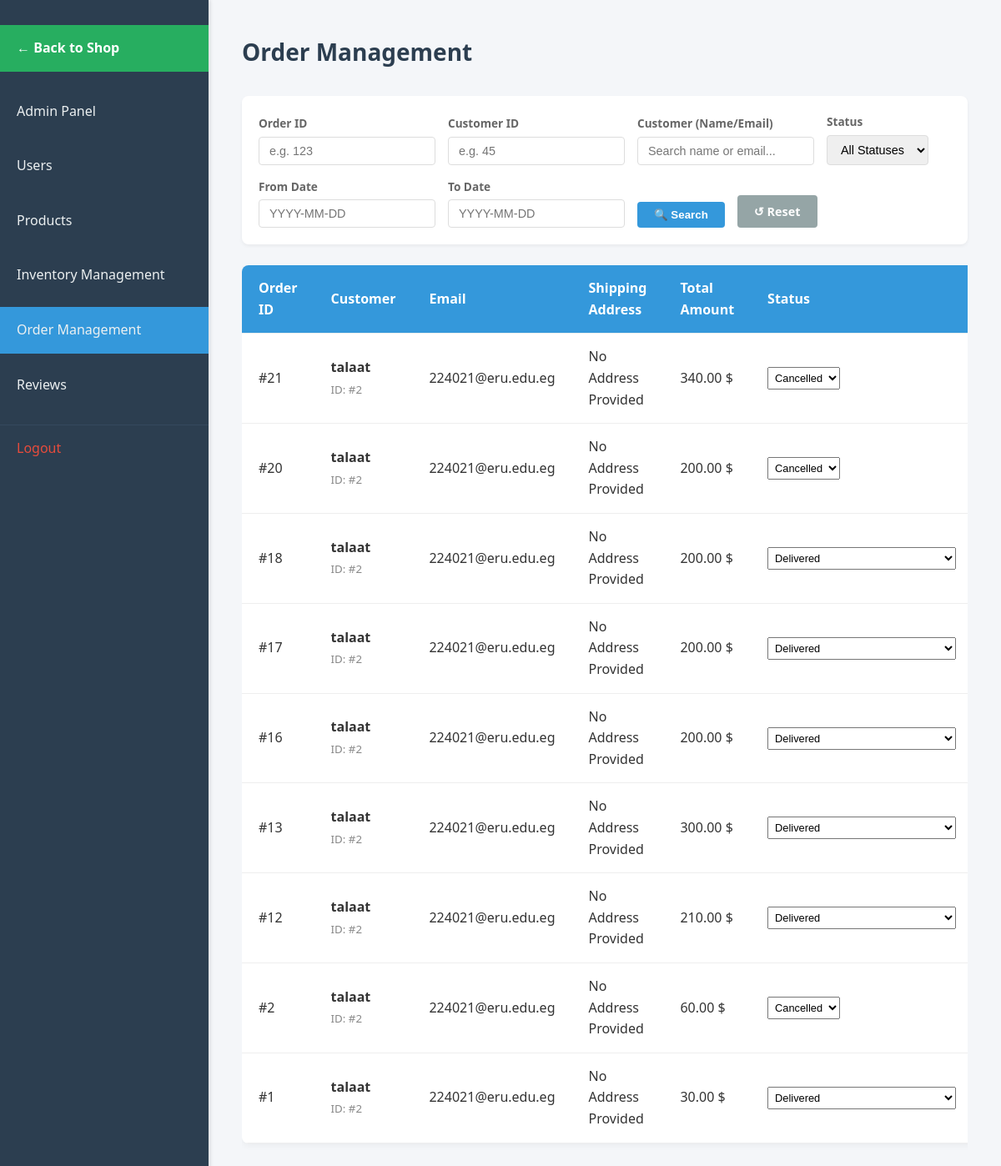
/admin/order_management.php (signed in), run on the app's committed database.
### tables this page shows
CREATE TABLE `orders` (
  `id` int(11) NOT NULL,
  `user_id` int(11) NOT NULL,
  `total_amount` decimal(10,2) NOT NULL,
  `status` enum('pending','paid','shipped','delivered','cancelled','refunded') NOT NULL DEFAULT 'pending',
  `location_description` varchar(255) NOT NULL,
  `phone` varchar(30) NOT NULL,
  `created_at` datetime DEFAULT current_timestamp()
);

CREATE TABLE `users` (
  `id` int(11) NOT NULL,
  `username` varchar(50) NOT NULL,
  `email` varchar(100) NOT NULL,
  `password` varchar(255) NOT NULL,
  `role` enum('customer','admin') NOT NULL DEFAULT 'customer',
  `twofa_method` enum('none','totp','email') NOT NULL DEFAULT 'none',
  `created_at` datetime NOT NULL DEFAULT current_timestamp(),
  `updated_at` datetime NOT NULL DEFAULT current_timestamp(),
  `is_verified` tinyint(1) DEFAULT 0
);

### admin/order_management.php (the view, shortened to what this page needs)
<?php
require_once __DIR__ . '/../init.php';
?>
<!DOCTYPE html>
<html lang="en">
<head>
    <link rel="stylesheet" href="assets/css/dashboard.css">
    <link rel="stylesheet" href="https://cdn.jsdelivr.net/npm/flatpickr/dist/flatpickr.min.css">
</head>
<body>
    <nav>
        <ul>
            <li><a href="../shop.php"
                    style="background-color: #27ae60; color: white; margin-bottom: 20px; font-weight: bold;">← Back to
                    Shop</a></li>
            <li><a href="AdminPanel.php">Admin Panel</a></li>
            <li><a href="useradmin.php">Users</a></li>
            <li><a href="products.php">Products</a></li>
            <li><a href="Inventory.php">Inventory Management</a></li>
            <li><a href="#" class="active">Order Management</a></li>
            <li><a href="reviews_management.php">Reviews</a></li>
            <li><a href="/app/logout.php">Logout</a></li>
        </ul>
    </nav>
    <main>
        <h1> Order Management</h1>
        <?php
        $search_id = isset($_GET['order_id']) ? intval($_GET['order_id']) : '';
        $search_customer_id = isset($_GET['customer_id']) ? intval($_GET['customer_id']) : '';
        $search_query = isset($_GET['query']) ? trim($_GET['query']) : '';
        $search_start_date = isset($_GET['start_date']) ? $_GET['start_date'] : '';
        $search_end_date = isset($_GET['end_date']) ? $_GET['end_date'] : '';
        $sql = "SELECT
                    o.id,
                    u.id as user_id,
                    u.username,
                    u.email,
                    o.location_description,
                    o.total_amount,
                    o.status,
                    o.created_at
                FROM orders o
                JOIN users u ON o.user_id = u.id
                WHERE 1=1";
        $sql .= " ORDER BY o.created_at DESC";
        $stmt = $conn->prepare($sql);
        $stmt->execute();
        $result = $stmt->get_result();
        ?>
        <form action="" method="GET" class="search-form">
            <div class="form-group">
                <label for="order_id">Order ID</label>
                <input type="number" name="order_id" id="order_id" value="<?php echo htmlspecialchars($search_id); ?>"
                    placeholder="e.g. 123">
            </div>
            <div class="form-group">
                <label for="customer_id">Customer ID</label>
                <input type="number" name="customer_id" id="customer_id"
                    value="<?php echo htmlspecialchars($search_customer_id); ?>" placeholder="e.g. 45">
            </div>
            <div class="form-group">
                <label for="query">Customer (Name/Email)</label>
                <input type="text" name="query" id="query" value="<?php echo htmlspecialchars($search_query); ?>"
                    placeholder="Search name or email...">
            </div>
            <div class="form-group">
                <label for="status">Status</label>
                <select name="status" id="status">
                    <option value="">All Statuses</option>
                </select>
            </div>
            <div class="form-group">
                <label for="start_date">From Date</label>
                <input type="text" name="start_date" id="start_date" class="datepicker"
                    value="<?php echo htmlspecialchars($search_start_date); ?>" placeholder="YYYY-MM-DD">
            </div>
            <div class="form-group">
                <label for="end_date">To Date</label>
                <input type="text" name="end_date" id="end_date" class="datepicker"
                    value="<?php echo htmlspecialchars($search_end_date); ?>" placeholder="YYYY-MM-DD">
            </div>
            <button type="submit" class="btn-search">🔍 Search</button>
            <a href="order_management.php" class="btn-reset">↺ Reset</a>
        </form>
        <?php if ($result && $result->num_rows > 0): ?>
            <div class='table-container'>
                <table>
                    <thead>
                        <tr>
                            <th>Order ID</th>
                            <th>Customer</th>
                            <th>Email</th>
                            <th>Shipping Address</th>
                            <th>Total Amount</th>
                            <th>Status</th>
                        </tr>
                    </thead>
                    <tbody>
                        <?php while ($row = $result->fetch_assoc()): ?>
                            <tr>
                                <td>#<?php echo $row['id']; ?></td>
                                <td>
                                    <strong><?php echo htmlspecialchars($row['username']); ?></strong>
                                    <br><small style="color: #888;">ID: #<?php echo $row['user_id']; ?></small>
                                </td>
                                <td><?php echo htmlspecialchars($row['email']); ?></td>
                                <td><?php echo htmlspecialchars($row['location_description']); ?></td>
                                <td><?php echo number_format($row['total_amount'], 2); ?> $</td>
                                <td>
                                    <form method="POST" style="margin:0; display:flex; gap:5px;">
                                        <select name="status" onchange="this.form.submit()" style="padding: 4px; font-size: 0.8rem;">
                                            <?php if ($row['status'] === 'pending'): ?>
                                                <option value="pending" selected>Pending</option>
                                                <option value="paid">Paid (Manual)</option>
                                                <option value="cancelled">Cancelled</option>
                                            <?php elseif ($row['status'] === 'shipped'): ?>
                                                <option value="shipped" selected>Shipped</option>
                                                <option value="delivered">Delivered</option>
                                                <option value="refunded">Refunded (Triggers Stripe Refund)</option>
                                            <?php elseif ($row['status'] === 'delivered'): ?>
                                                <option value="delivered" selected>Delivered</option>
                                            <?php else: ?>
                                                <option value="<?php echo $row['status']; ?>" selected><?php echo ucfirst($row['status']); ?></option>
                                            <?php endif; ?>
                                        </select>
                                    </form>
                                </td>
                            </tr>
                        <?php endwhile; ?>
                    </tbody>
                </table>
            </div>
        <?php endif; ?>
    </main>
</body>
</html>

### admin/assets/css/dashboard.css (style rules this page uses)
* { margin: 0; padding: 0; box-sizing: border-box; }
body { font-family: 'Segoe UI', Tahoma, Geneva, Verdana, sans-serif; background-color: #f4f6f9; color: #333; line-height: 1.6; }
nav { width: 250px; background-color: #2c3e50; color: #fff; padding: 20px 0; position: fixed; height: 100%; box-shadow: 2px 0 5px rgba(0, 0, 0, 0.1); }
nav ul { list-style: none; }
nav ul li { margin: 10px 0; }
nav ul li a { display: block; padding: 15px 20px; color: #ecf0f1; text-decoration: none; font-size: 16px; transition: background-color 0.3s, padding-left 0.3s; }
nav ul li a.active { background-color: #3498db; }
nav ul li:last-child a { margin-top: 20px; border-top: 1px solid #34495e; padding-top: 15px; color: #e74c3c; }
main { margin-left: 250px; padding: 40px; width: calc(100% - 250px); }
main h1 { font-size: 28px; margin-bottom: 30px; color: #2c3e50; }
table { width: 100%; border-collapse: collapse; margin-bottom: 30px; background-color: #fff; border-radius: 8px; box-shadow: 0 2px 8px rgba(0,0,0,0.05); overflow: hidden; }
table th, table td { padding: 15px 20px; text-align: left; border-bottom: 1px solid #eee; }
table th { background-color: #3498db; color: #fff; font-weight: 600; }

### admin/order_management.php (style rules this page uses)
.table-container { margin-top: 20px; overflow-x: auto; }
.search-form { background: white; padding: 20px; margin-bottom: 25px; border-radius: 8px; box-shadow: 0 2px 4px rgba(0, 0, 0, 0.05); display: flex; flex-wrap: wrap; gap: 15px; align-items: flex-end; }
.form-group { display: flex; flex-direction: column; gap: 5px; }
.form-group label { font-size: 0.85rem; color: #666; font-weight: 600; }
.form-group input, .form-group select { padding: 8px 12px; border: 1px solid #ddd; border-radius: 4px; font-size: 0.9rem; }
.btn-search { background-color: #3498db; color: white; border: none; padding: 8px 20px; border-radius: 4px; cursor: pointer; font-weight: 600; transition: background 0.2s; }
.btn-reset { background-color: #95a5a6; color: white; text-decoration: none; padding: 8px 20px; border-radius: 4px; font-size: 0.9rem; font-weight: 600; transition: background 0.2s; }

### data on the page
orders: id "21", user.username "talaat", user "2", user.email "224021@eru.edu.eg", location_description "No Address Provided", total_amount "340.00", status "Cancelled"
orders: id "20", user.username "talaat", user "2", user.email "224021@eru.edu.eg", location_description "No Address Provided", total_amount "200.00", status "Cancelled"
orders: id "18", user.username "talaat", user "2", user.email "224021@eru.edu.eg", location_description "No Address Provided", total_amount "200.00", status "Delivered"
orders: id "17", user.username "talaat", user "2", user.email "224021@eru.edu.eg", location_description "No Address Provided", total_amount "200.00", status "Delivered"
orders: id "16", user.username "talaat", user "2", user.email "224021@eru.edu.eg", location_description "No Address Provided", total_amount "200.00", status "Delivered"
orders: id "13", user.username "talaat", user "2", user.email "224021@eru.edu.eg", location_description "No Address Provided", total_amount "300.00", status "Delivered"
orders: id "12", user.username "talaat", user "2", user.email "224021@eru.edu.eg", location_description "No Address Provided", total_amount "210.00", status "Delivered"
orders: id "2", user.username "talaat", user "2", user.email "224021@eru.edu.eg", location_description "No Address Provided", total_amount "60.00", status "Cancelled"
orders: id "1", user.username "talaat", user "2", user.email "224021@eru.edu.eg", location_description "No Address Provided", total_amount "30.00", status "Delivered"
